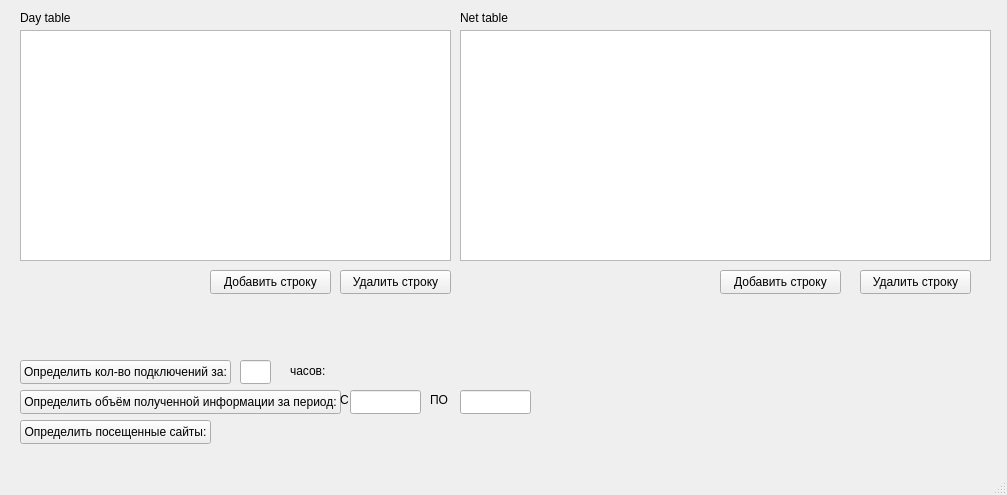
<?xml version="1.0" encoding="UTF-8"?>
<ui version="4.0">
 <class>MainWindow</class>
 <widget class="QMainWindow" name="MainWindow">
  <property name="geometry">
   <rect>
    <x>0</x>
    <y>0</y>
    <width>1007</width>
    <height>495</height>
   </rect>
  </property>
  <property name="windowTitle">
   <string>MainWindow</string>
  </property>
  <widget class="QWidget" name="centralwidget">
   <widget class="QTableView" name="tableView_day">
    <property name="geometry">
     <rect>
      <x>20</x>
      <y>30</y>
      <width>431</width>
      <height>231</height>
     </rect>
    </property>
   </widget>
   <widget class="QPushButton" name="pushButton_add_day">
    <property name="geometry">
     <rect>
      <x>210</x>
      <y>270</y>
      <width>121</width>
      <height>24</height>
     </rect>
    </property>
    <property name="text">
     <string>Добавить строку</string>
    </property>
   </widget>
   <widget class="QPushButton" name="pushButton_delete_day">
    <property name="geometry">
     <rect>
      <x>340</x>
      <y>270</y>
      <width>111</width>
      <height>24</height>
     </rect>
    </property>
    <property name="text">
     <string>Удалить строку</string>
    </property>
   </widget>
   <widget class="QTableView" name="tableView_net">
    <property name="geometry">
     <rect>
      <x>460</x>
      <y>30</y>
      <width>531</width>
      <height>231</height>
     </rect>
    </property>
   </widget>
   <widget class="QLabel" name="label">
    <property name="geometry">
     <rect>
      <x>20</x>
      <y>10</y>
      <width>61</width>
      <height>16</height>
     </rect>
    </property>
    <property name="text">
     <string>Day table</string>
    </property>
   </widget>
   <widget class="QLabel" name="label_2">
    <property name="geometry">
     <rect>
      <x>460</x>
      <y>10</y>
      <width>61</width>
      <height>16</height>
     </rect>
    </property>
    <property name="text">
     <string>Net table</string>
    </property>
   </widget>
   <widget class="QPushButton" name="pushButton_add_net">
    <property name="geometry">
     <rect>
      <x>720</x>
      <y>270</y>
      <width>121</width>
      <height>24</height>
     </rect>
    </property>
    <property name="text">
     <string>Добавить строку</string>
    </property>
   </widget>
   <widget class="QPushButton" name="pushButton_delete_net">
    <property name="geometry">
     <rect>
      <x>860</x>
      <y>270</y>
      <width>111</width>
      <height>24</height>
     </rect>
    </property>
    <property name="text">
     <string>Удалить строку</string>
    </property>
   </widget>
   <widget class="QLabel" name="label_3">
    <property name="geometry">
     <rect>
      <x>340</x>
      <y>360</y>
      <width>91</width>
      <height>20</height>
     </rect>
    </property>
    <property name="text">
     <string/>
    </property>
   </widget>
   <widget class="QPushButton" name="pushButton_hours">
    <property name="geometry">
     <rect>
      <x>20</x>
      <y>360</y>
      <width>211</width>
      <height>24</height>
     </rect>
    </property>
    <property name="text">
     <string>Определить кол-во подключений за:</string>
    </property>
   </widget>
   <widget class="QLineEdit" name="lineEdit_hours">
    <property name="geometry">
     <rect>
      <x>240</x>
      <y>360</y>
      <width>31</width>
      <height>24</height>
     </rect>
    </property>
   </widget>
   <widget class="QPushButton" name="pushButton_hours_2">
    <property name="geometry">
     <rect>
      <x>20</x>
      <y>390</y>
      <width>321</width>
      <height>24</height>
     </rect>
    </property>
    <property name="text">
     <string>Определить объём полученной информации за период:</string>
    </property>
   </widget>
   <widget class="QLineEdit" name="lineEdit_period_1">
    <property name="geometry">
     <rect>
      <x>350</x>
      <y>390</y>
      <width>71</width>
      <height>24</height>
     </rect>
    </property>
    <property name="text">
     <string/>
    </property>
   </widget>
   <widget class="QLabel" name="label_4">
    <property name="geometry">
     <rect>
      <x>430</x>
      <y>390</y>
      <width>21</width>
      <height>20</height>
     </rect>
    </property>
    <property name="text">
     <string>ПО</string>
    </property>
   </widget>
   <widget class="QLineEdit" name="lineEdit_period_2">
    <property name="geometry">
     <rect>
      <x>460</x>
      <y>390</y>
      <width>71</width>
      <height>24</height>
     </rect>
    </property>
    <property name="text">
     <string/>
    </property>
   </widget>
   <widget class="QLabel" name="label_period_result">
    <property name="geometry">
     <rect>
      <x>550</x>
      <y>390</y>
      <width>111</width>
      <height>20</height>
     </rect>
    </property>
    <property name="text">
     <string/>
    </property>
   </widget>
   <widget class="QLabel" name="label_5">
    <property name="geometry">
     <rect>
      <x>340</x>
      <y>390</y>
      <width>16</width>
      <height>20</height>
     </rect>
    </property>
    <property name="text">
     <string>C</string>
    </property>
   </widget>
   <widget class="QPushButton" name="pushButton_sites">
    <property name="geometry">
     <rect>
      <x>20</x>
      <y>420</y>
      <width>191</width>
      <height>24</height>
     </rect>
    </property>
    <property name="text">
     <string>Определить посещенные сайты:</string>
    </property>
   </widget>
   <widget class="QLabel" name="label_sites">
    <property name="geometry">
     <rect>
      <x>220</x>
      <y>420</y>
      <width>741</width>
      <height>20</height>
     </rect>
    </property>
    <property name="text">
     <string/>
    </property>
   </widget>
   <widget class="QLabel" name="label_6">
    <property name="geometry">
     <rect>
      <x>290</x>
      <y>360</y>
      <width>41</width>
      <height>21</height>
     </rect>
    </property>
    <property name="text">
     <string>часов:</string>
    </property>
   </widget>
  </widget>
  <widget class="QMenuBar" name="menubar">
   <property name="geometry">
    <rect>
     <x>0</x>
     <y>0</y>
     <width>1007</width>
     <height>21</height>
    </rect>
   </property>
  </widget>
  <widget class="QStatusBar" name="statusbar"/>
 </widget>
 <resources/>
 <connections/>
</ui>
